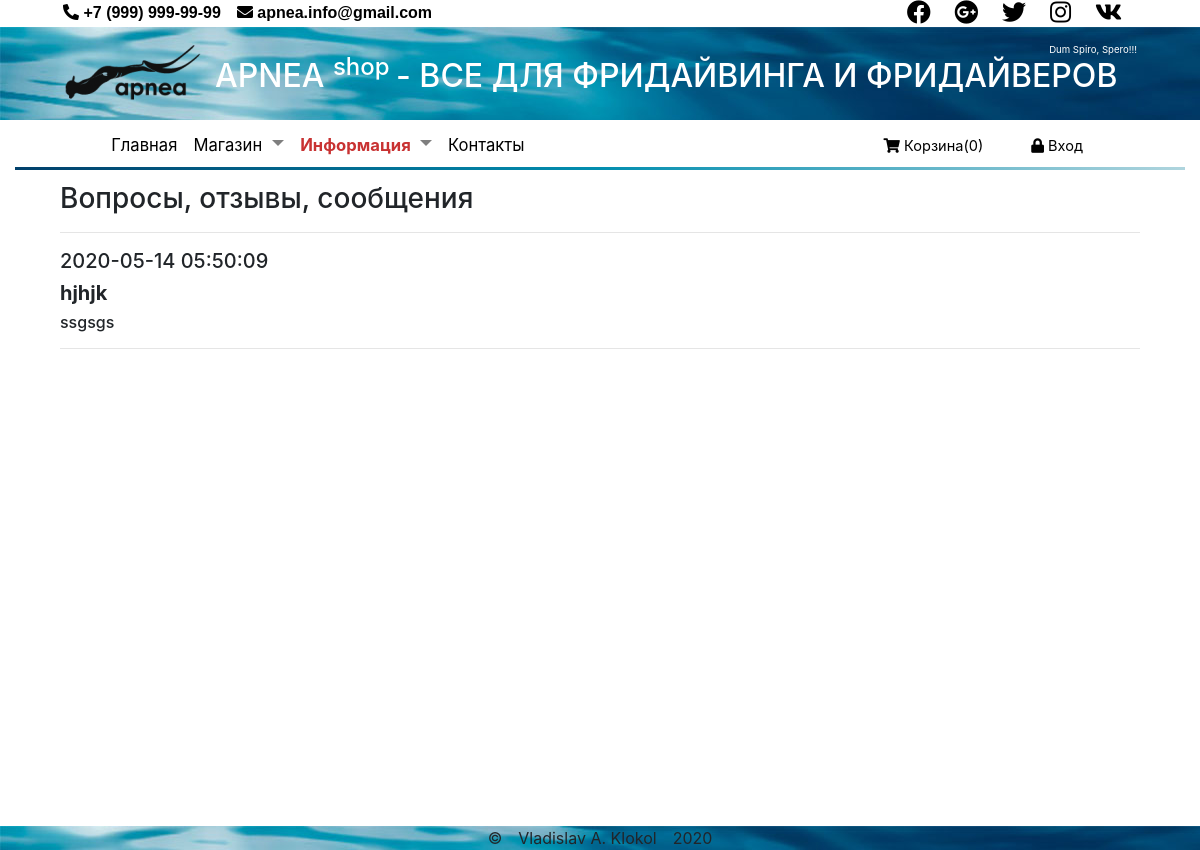
Page /views/service/messages.php on the earlier database version.
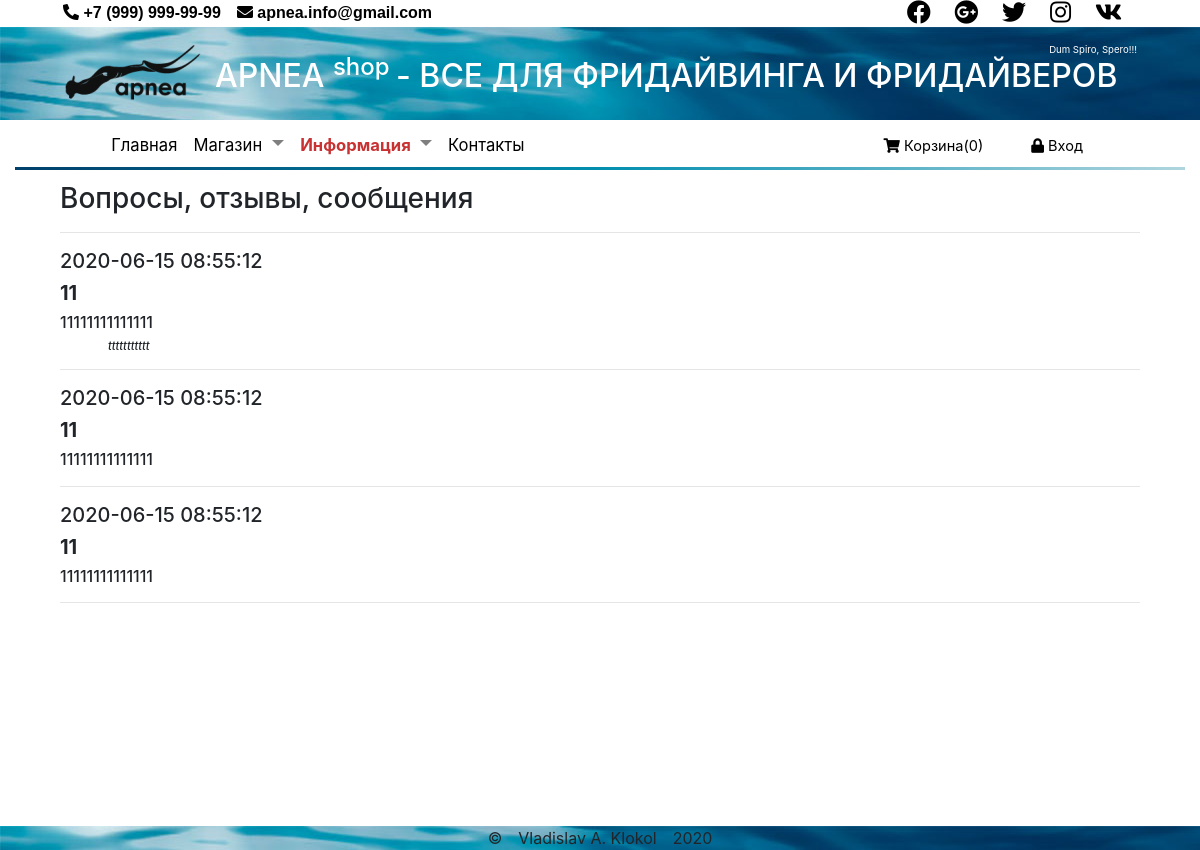
Same page on the later database version.
### tables this page shows
CREATE TABLE `message` (
  `id` int(6) NOT NULL,
  `visitor` varchar(1024) NOT NULL,
  `email` varchar(1024) NOT NULL,
  `phone` varchar(30) DEFAULT NULL,
  `message` text NOT NULL,
  `date` datetime NOT NULL DEFAULT CURRENT_TIMESTAMP,
  `dispatched` tinyint(1) NOT NULL DEFAULT '0',
  `response` text
);

### views/layouts/index.php (called while the page is built, shortened)
<?php
require $_SERVER['DOCUMENT_ROOT'] . '/module/pdo_db.php';
require $_SERVER['DOCUMENT_ROOT'] . '/module/pdo_query.php';
$requestUri=$_SERVER['REQUEST_URI'];
if (isset($_SESSION['basket'])) {
    $inBasket = count($_SESSION['basket']);
} else {
    $inBasket = 0;
}

### module/pdo_query.php (called while the page is built, shortened)
<?php
function getTable(object $pdo, string $table, string $where = "1", $sort = "", $limit = ""): array
{
    $sql = "SELECT * FROM `$table`
    WHERE " . ($where == "" ? 1 : "$where")
        . ($sort == "" ? "" : " ORDER BY $sort")
        . ($limit == "" ? "" : " LIMIT $limit");
    $stmt = $pdo->prepare($sql);
    $stmt->execute();
    return $stmt->fetchAll();
}

### views/service/messages.php (the view, shortened to what this page needs)
<?php
require $_SERVER['DOCUMENT_ROOT'] . '/views/layouts/index.php';
$messages = getTable($pdo, "message","`dispatched`=1", "`date` DESC");
require  $_SERVER['DOCUMENT_ROOT'] . '/views/layouts/header.php';
?>
<h3>Вопросы, отзывы, сообщения</h3>
<hr>
<?php
foreach ($messages as $message) { ?>
    <div class="pr-5">
        <div class="h5"><?= $message['date'] ?></div>
        <div class="h5"><strong><?= $message['visitor'] ?></strong></div>
        <div class="h6"><?= $message['message'] ?></div>
        <?php if ($message['response']) { ?>
            <div class="message-response h6 ml-5 mt-2"><?= $message['response']  ?></div>
        <?php } ?>
    </div>
    <hr>
<?php } ?>
<?php require $_SERVER['DOCUMENT_ROOT'] . '/views/layouts/footer.php';

### views/layouts/header.php (shortened to what this page needs)
<!DOCTYPE html>
<html lang="en">
<head>
    <link rel="stylesheet" href="/css/reset.css">
    <link rel="stylesheet" href="/css/owl.carousel.min.css">
    <link rel="stylesheet" href="/css/owl.theme.default.min.css">
    <link rel="stylesheet" href="/css/all.min.css">
    <link rel="stylesheet" href="/css/bootstrap.min.css">
    <link rel="stylesheet" href="/css/style.css">
</head>
<body>
    <header class="container-fluid header">
        <div class="row d-flex ml-5 mr-5 header-contact-info">
            <ul class="nav nav-pill col-sm-6">
                <li class="mr-3 ">
                    <a href="#">
                        <span class="contactinfo">
                            <i class="fa fa-phone-alt"></i> +7 (999) 999-99-99
                        </span>
                    </a>
                </li>
                <li>
                    <a href="#">
                        <span class="contactinfo">
                            <i class="fa fa-envelope"></i> apnea.info@gmail.com
                        </span>
                    </a>
                </li>
            </ul>
            <div class="col">
                <ul class="nav navbar-pills text-right float-right">
                    <li>
                        <a href="#">
                            <i class="fab fa-facebook  social-icons mr-4"></i>
                        </a>
                    </li>
                    <li>
                        <a href="#">
                            <i class="fab fa-google-plus  social-icons mr-4"></i>
                        </a>
                    </li>
                    <li>
                        <a href="#">
                            <i class="fab fa-twitter  social-icons mr-4"></i>
                        </a>
                    </li>
                    <li>
                        <a href="#">
                            <i class="fab fa-instagram  social-icons mr-4"></i>
                        </a>
                    </li>
                    <li>
                        <a href="#">
                            <i class="fab fa-vk  social-icons"></i>
                        </a>
                    </li>
                </ul>
            </div>
        </div>
        <div class="row d-flex justify-content-between header-logo pt-3 pb-3">
            <div class="col-sm-2">
                <div class="logo ml-5">
                    <a href="/"><img src="/images/logo.png" alt="" /></a>
                </div>
            </div>
            <div class="col">
                <div class="text-right slogan-shop mr-5">Dum Spiro, Spero!!! </div>
                <h2 class="text-left text-white">APNEA <sup> shop </sup> - ВСЕ ДЛЯ ФРИДАЙВИНГА И ФРИДАЙВЕРОВ</h2>
            </div>
        </div>
        <div class="header-menu d-flex justify-content-around">
            <nav class="row navbar navbar-expand-lg navbar-light pt-0 pb-0">
                <div class="collapse navbar-collapse justify-content-start" id="navbarNavDropdown">
                    <ul class="navbar-nav">
                        <li class="nav-item">
                            <a class="nav-link" href="/">
                                <span class="item-menu <?= ($requestUri == '/' ? 'active' : '') ?>">
                                    Главная <span class="sr-only">(current)</span>
                                </span>
                            </a>
                        </li>
                        <li class="nav-item dropdown">
                            <a class="nav-link dropdown-toggle" href="#" id="navbarDropdownMenuLink1" data-toggle="dropdown" aria-haspopup="true" aria-expanded="false">
                                <span class="item-menu <?= ($requestUri == '/views/service/delivery.php' || $requestUri == '/views/catalog/' ? 'active' : '') ?>">
                                    Магазин
                                </span>
                            </a>
                        </li>
                        <li class="nav-item dropdown">
                            <a class="nav-link dropdown-toggle" href="#" id="navbarDropdownMenuLink2" data-toggle="dropdown" aria-haspopup="true" aria-expanded="false">
                                <span class="item-menu <?= ($requestUri == '/views/service/about.php' ||  $requestUri == '/views/service/news.php' || $requestUri == '/views/service/messages.php' ? 'active' : '') ?>">
                                    Информация
                                </span>
                            </a>
                        </li>
                        <li class="nav-item">
                            <a class="nav-link" href="/views/service/contact.php">
                                <span class="item-menu <?= ($requestUri == '/views/service/contact.php' ? 'active' : '') ?>">
                                    Контакты
                                </span>
                            </a>
                        </li>
                    </ul>
                </div>
            </nav>
            <div class="col-sm-4 align-self-center">
                <ul class="nav navbar-nav float-right d-flex flex-row">
                    <li class="mr-5">
                        <a href="/views/order/">
                            <span class="header-enter">
                                <i class="fa fa-shopping-cart"></i>
                                Корзина(<span id="cart-count"><?= $inBasket ?></span>)
                            </span>
                        </a>
                    </li>
                    <li>
                        <?php if (isset($_SESSION['user']['user'])) { ?>
                            <a href="/views/authorization/exit.php">
                                <span class="header-enter">
                                    <i class="fas fa-sign-out-alt"></i>
                                    Выход (<?= $_SESSION['user']['user'] ?>)
                                </span>
                            </a>
                        <?php } else { ?>
                            <a href="/views/authorization/">
                                <span class="header-enter">
                                    <i class="fa fa-lock"></i>
                                    Вход
                                </span>
                            </a>
                        <?php } ?>
                    </li>
                </ul>
            </div>
        </div>
        <hr class="hr-horizontal-gradient mt-0 mb-0">
    </header>
    <main class="container-fluid main-container">

### views/layouts/footer.php (shortened to what this page needs)
</main>
<footer class="container-fluid footer text-center">
            <div>&copy;&emsp;Vladislav A. Klokol&emsp;2020</div>
        </footer>
</body>
</html>

### css/style.css (style rules this page uses)
.header-logo, .footer { background-image: url("../images/water-banner-header.jpg"); }
header { background-color: #fff; }
.slogan-shop { font-size: 0.6em; color: #fff; }
.contactinfo { font-size: 1em; color: #000; font-family: Arial, Helvetica, sans-serif; font-weight: bold; }
.social-icons { font-size: 1.5em; color: #000; }
.navbar-nav { font-size: 1.3em; }
.header-enter { color: #000; font-size: 0.7em; }
.item-menu, .item-submenu { color: #000; font-weight: normal; font-size: 0.8em; }
.active { color: rgb(200, 50, 50); font-weight: bold; }
.hr-horizontal-gradient { height: 3px; border: none; background: linear-gradient(45deg, #01406b, #028eaf, #b0d5de); }
.main-container { padding: 1% 5%; min-height: 82vh; }
.message-response { font-style: italic; font-size: 0.7em; }

Differences in the rows shown:
removed message: date "2020-05-14 05:50:09", visitor "hjhjk", message "ssgsgs"
added message: date "2020-06-15 08:55:12", visitor "11", message "11111111111111", response "ttttttttttt"
added message: date "2020-06-15 08:55:12", visitor "11", message "11111111111111"
added message: date "2020-06-15 08:55:12", visitor "11", message "11111111111111"
